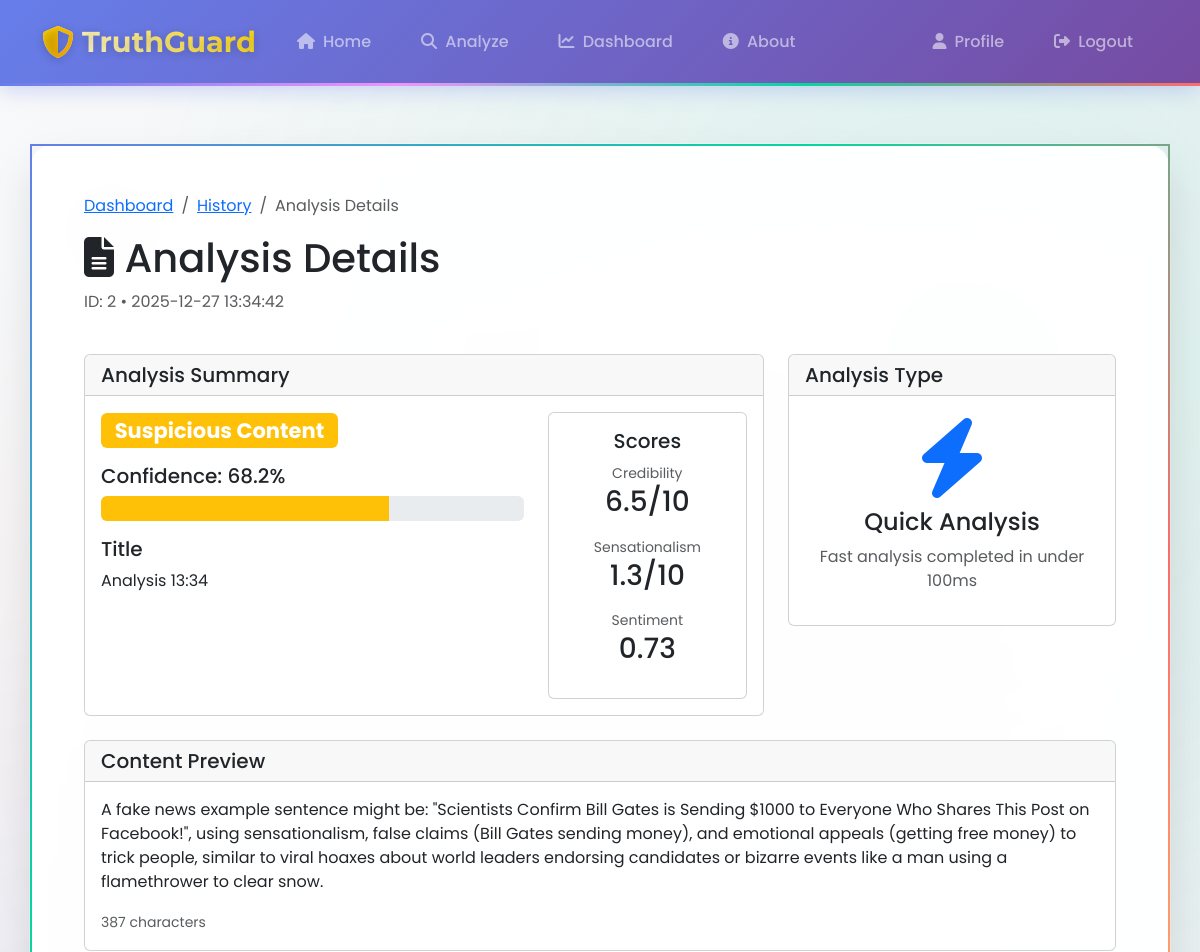
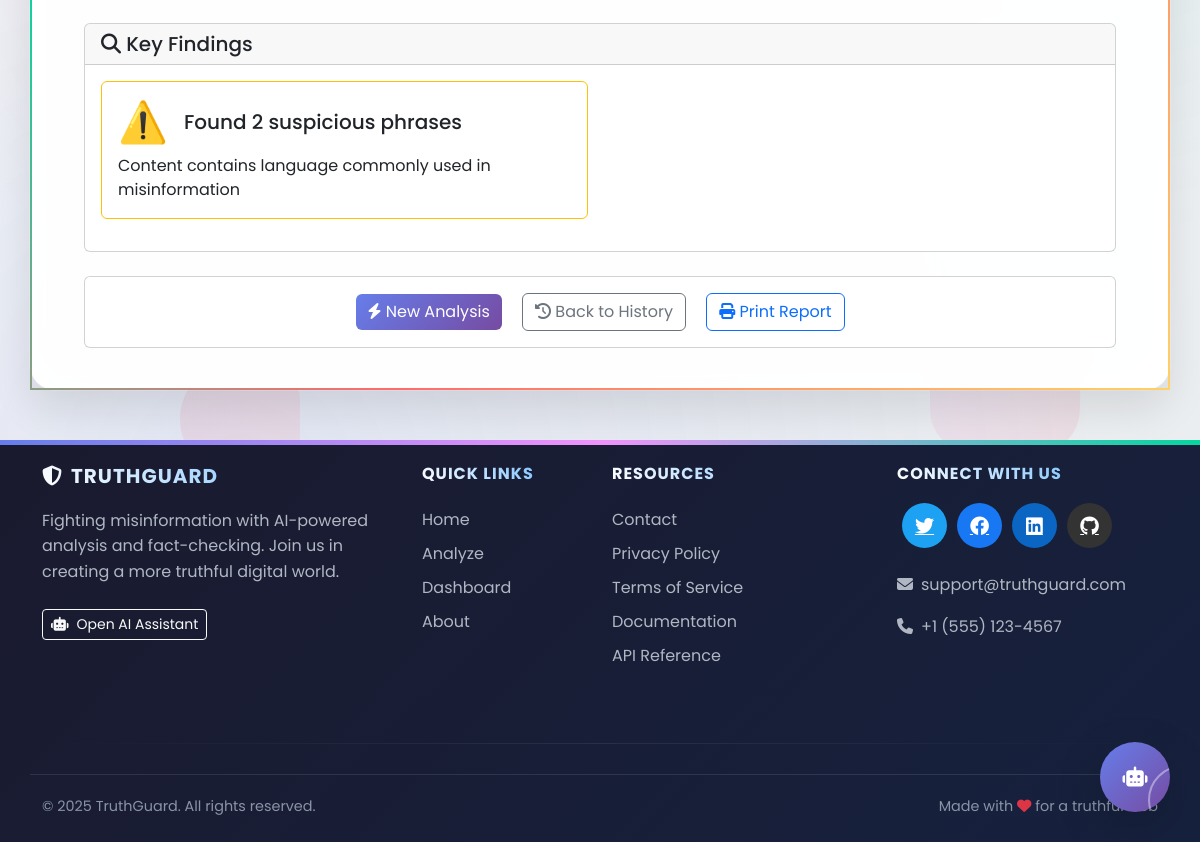
/analysis/2 (signed in), run on the app's committed database (2 pictures, top to bottom).
### app.py (models this page shows, shortened)
class Analysis(db.Model):
    __tablename__ = 'analyses'
    id = db.Column(db.Integer, primary_key=True)
    title = db.Column(db.Text, default='')
    content = db.Column(db.Text, default='')  # raw text content (for display/search)
    article_data = db.Column(db.JSON, nullable=True)  # optional structured article extraction
    source_url = db.Column(db.Text, nullable=True)  # This should be nullable
    classification = db.Column(db.String(20), nullable=False, default='UNKNOWN')  # RELIABLE, SUSPICIOUS, FAKE, etc.
    confidence_score = db.Column(db.Float, nullable=True)
    sentiment_score = db.Column(db.Float, nullable=True)
    sensationalism_score = db.Column(db.Float, nullable=True)
    credibility_score = db.Column(db.Float, nullable=True)
    key_findings = db.Column(db.Text, default='[]')  # JSON string
    recommendations = db.Column(db.Text, nullable=True)  # JSON string
    fact_checks = db.Column(db.Text, nullable=True)  # JSON string
    analysis_metadata = db.Column(db.Text, default='{}')  # JSON string (e.g. word count, etc.)
    is_quick_analysis = db.Column(db.Boolean, default=False)
    user_id = db.Column(db.Integer, db.ForeignKey('user.id'), nullable=False)
    created_at = db.Column(db.DateTime, default=lambda: datetime.now(timezone.utc))
    updated_at = db.Column(db.DateTime, default=lambda: datetime.now(timezone.utc),
                           onupdate=lambda: datetime.now(timezone.utc))

### app.py (the view)
@app.route('/analysis/<int:analysis_id>')
@login_required
def analysis_detail(analysis_id):
    analysis = Analysis.query.get_or_404(analysis_id)
    if analysis.user_id != current_user.id and current_user.role != 'admin':
        flash('Access denied', 'danger')
        return redirect(url_for('dashboard'))
    try:
        key_findings = json.loads(analysis.key_findings) if analysis.key_findings else []
    except:
        key_findings = []
    try:
        analysis_metadata = json.loads(analysis.analysis_metadata) if analysis.analysis_metadata else {}
    except:
        analysis_metadata = {}
    word_count = analysis_metadata.get('word_count', len(analysis.content.split()) if analysis.content else 0)
    return render_template('analysis_detail.html',
                           analysis=analysis,
                           key_findings=key_findings,
                           word_count=word_count,
                           analysis_metadata=analysis_metadata)

### templates/analysis_detail.html (shortened to what this page needs)
{% extends "base.html" %}
{% block content %}
<div class="container mt-4">
    <div class="row mb-4">
        <div class="col">
            <nav aria-label="breadcrumb">
                <ol class="breadcrumb">
                    <li class="breadcrumb-item"><a href="/dashboard">Dashboard</a></li>
                    <li class="breadcrumb-item"><a href="/history">History</a></li>
                    <li class="breadcrumb-item active">Analysis Details</li>
                </ol>
            </nav>
            <h1><i class="fas fa-file-alt"></i> Analysis Details</h1>
            <p class="text-muted">ID: {{ analysis.id }} • {{ analysis.created_at.strftime('%Y-%m-%d %H:%M:%S') }}</p>
        </div>
    </div>
    <div class="row mb-4">
        <div class="col-lg-8">
            <div class="card">
                <div class="card-header">
                    <h5 class="mb-0">Analysis Summary</h5>
                </div>
                <div class="card-body">
                    <div class="row">
                        <div class="col-md-8">
                            <h3>
                                {% if analysis.classification == 'RELIABLE' %}
                                <span class="badge bg-success">Reliable Content</span>
                                {% elif analysis.classification == 'SUSPICIOUS' %}
                                <span class="badge bg-warning">Suspicious Content</span>
                                {% elif analysis.classification == 'FAKE' %}
                                <span class="badge bg-danger">Fake Content</span>
                                {% else %}
                                <span class="badge bg-secondary">{{ analysis.classification }}</span>
                                {% endif %}
                            </h3>
                            {% if analysis.confidence_score %}
                            <div class="mt-3">
                                <h5>Confidence: {{ (analysis.confidence_score * 100)|round(1) }}%</h5>
                                <div class="progress" style="height: 25px;">
                                    <div class="progress-bar
                                        {% if analysis.confidence_score >= 0.7 %}bg-success
                                        {% elif analysis.confidence_score >= 0.4 %}bg-warning
                                        {% else %}bg-danger{% endif %}"
                                        style="width: {{ analysis.confidence_score * 100 }}%">
                                    </div>
                                </div>
                            </div>
                            {% endif %}
                            {% if analysis.title %}
                            <div class="mt-3">
                                <h5>Title</h5>
                                <p>{{ analysis.title }}</p>
                            </div>
                            {% endif %}
                        </div>
                        <div class="col-md-4">
                            <div class="card">
                                <div class="card-body text-center">
                                    <h5 class="card-title">Scores</h5>
                                    {% if analysis.credibility_score %}
                                    <div class="mb-3">
                                        <small class="text-muted">Credibility</small>
                                        <h3>{{ analysis.credibility_score|round(1) }}/10</h3>
                                    </div>
                                    {% endif %}
                                    {% if analysis.sensationalism_score %}
                                    <div class="mb-3">
                                        <small class="text-muted">Sensationalism</small>
                                        <h3>{{ analysis.sensationalism_score|round(1) }}/10</h3>
                                    </div>
                                    {% endif %}
                                    {% if analysis.sentiment_score %}
                                    <div class="mb-3">
                                        <small class="text-muted">Sentiment</small>
                                        <h3>{{ analysis.sentiment_score|round(2) }}</h3>
                                    </div>
                                    {% endif %}
                                </div>
                            </div>
                        </div>
                    </div>
                </div>
            </div>
        </div>
        <div class="col-lg-4">
            <div class="card">
                <div class="card-header">
                    <h5 class="mb-0">Analysis Type</h5>
                </div>
                <div class="card-body text-center">
                    {% if analysis.is_quick_analysis %}
                    <div class="display-1 text-primary">
                        <i class="fas fa-bolt"></i>
                    </div>
                    <h4>Quick Analysis</h4>
                    <p class="text-muted">Fast analysis completed in under 100ms</p>
                    {% else %}
                    <div class="display-1 text-success">
                        <i class="fas fa-chart-bar"></i>
                    </div>
                    <h4>Detailed Analysis</h4>
                    <p class="text-muted">Comprehensive analysis with full report</p>
                    {% endif %}
                </div>
            </div>
        </div>
    </div>
    <div class="row mb-4">
        <div class="col">
            <div class="card">
                <div class="card-header">
                    <h5 class="mb-0">Content Preview</h5>
                </div>
                <div class="card-body">
                    <div class="content-preview" style="max-height: 300px; overflow-y: auto;">
                        {{ analysis.content|safe }}
                    </div>
                    <div class="mt-3">
                        <small class="text-muted">{{ analysis.content|length }} characters</small>
                    </div>
                </div>
            </div>
        </div>
    </div>
    {% if key_findings %}
    <div class="row mb-4">
        <div class="col">
            <div class="card">
                <div class="card-header">
                    <h5 class="mb-0"><i class="fas fa-search"></i> Key Findings</h5>
                </div>
                <div class="card-body">
                    <div class="row">
                        {% for finding in key_findings %}
                        <div class="col-md-6 mb-3">
                            <div class="card h-100 border-{{ finding.type }}">
                                <div class="card-body">
                                    <div class="d-flex align-items-center mb-2">
                                        <span class="display-6 me-3">{{ finding.icon }}</span>
                                        <h5 class="card-title mb-0">{{ finding.title }}</h5>
                                    </div>
                                    <p class="card-text">{{ finding.description }}</p>
                                </div>
                            </div>
                        </div>
                        {% endfor %}
                    </div>
                </div>
            </div>
        </div>
    </div>
    {% endif %}
    <div class="row mt-4">
        <div class="col">
            <div class="card">
                <div class="card-body text-center">
                    <a href="/analyze" class="btn btn-primary me-3">
                        <i class="fas fa-bolt"></i> New Analysis
                    </a>
                    <a href="/history" class="btn btn-outline-secondary me-3">
                        <i class="fas fa-history"></i> Back to History
                    </a>
                    <button onclick="window.print()" class="btn btn-outline-primary">
                        <i class="fas fa-print"></i> Print Report
                    </button>
                </div>
            </div>
        </div>
    </div>
</div>
{% endblock %}

### data on the page
Analysis: id "2", created_at "2025-12-27 13:34:42", (analysis.confidence_score*100)|round(1) "68.2", title "Analysis 13:34", credibility_score "6.5", sensationalism_score "1.3", sentiment_score "0.73", content "A fake news example sentence might be: \"Scientists Confirm Bill Gates is Sending $1000 to Everyone Who Shares This Post on Facebook!\", using sensationalism, false claims (Bill Gates sending money), and emotional appeals (getting free money) to trick people, similar to viral hoaxes about world leaders endorsing candidates or bizarre events like a man using a flamethrower to clear snow."

### other printed values
{{ analysis.content|length }} "387"
{{ finding.icon }} "⚠️"
{{ finding.title }} "Found 2 suspicious phrases"
{{ finding.description }} "Content contains language commonly used in misinformation"
